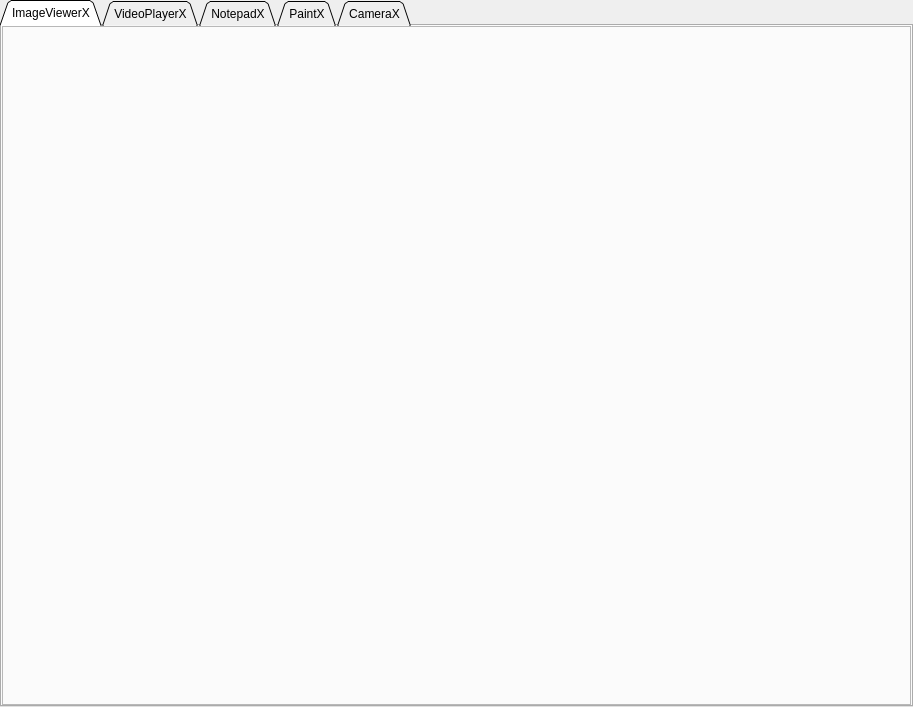
<?xml version="1.0" encoding="UTF-8"?>
<ui version="4.0">
 <class>PageTestClass</class>
 <widget class="QMainWindow" name="PageTestClass">
  <property name="geometry">
   <rect>
    <x>0</x>
    <y>0</y>
    <width>913</width>
    <height>707</height>
   </rect>
  </property>
  <property name="windowTitle">
   <string>PageTest</string>
  </property>
  <widget class="QWidget" name="centralWidget">
   <layout class="QHBoxLayout" name="horizontalLayout">
    <property name="spacing">
     <number>0</number>
    </property>
    <property name="leftMargin">
     <number>0</number>
    </property>
    <property name="topMargin">
     <number>0</number>
    </property>
    <property name="rightMargin">
     <number>0</number>
    </property>
    <property name="bottomMargin">
     <number>0</number>
    </property>
    <item>
     <widget class="QTabWidget" name="tabWidget">
      <property name="tabShape">
       <enum>QTabWidget::Triangular</enum>
      </property>
      <property name="currentIndex">
       <number>0</number>
      </property>
      <widget class="QWidget" name="tabImageViewer">
       <attribute name="title">
        <string>ImageViewerX</string>
       </attribute>
       <layout class="QVBoxLayout" name="verticalLayout_3">
        <property name="spacing">
         <number>0</number>
        </property>
        <property name="leftMargin">
         <number>0</number>
        </property>
        <property name="topMargin">
         <number>0</number>
        </property>
        <property name="rightMargin">
         <number>0</number>
        </property>
        <property name="bottomMargin">
         <number>0</number>
        </property>
        <item>
         <widget class="QFrame" name="frameImageViewer">
          <property name="frameShape">
           <enum>QFrame::StyledPanel</enum>
          </property>
          <property name="frameShadow">
           <enum>QFrame::Raised</enum>
          </property>
          <layout class="QVBoxLayout" name="verticalLayout_8">
           <property name="spacing">
            <number>0</number>
           </property>
           <property name="leftMargin">
            <number>0</number>
           </property>
           <property name="topMargin">
            <number>0</number>
           </property>
           <property name="rightMargin">
            <number>0</number>
           </property>
           <property name="bottomMargin">
            <number>0</number>
           </property>
           <item>
            <layout class="QVBoxLayout" name="layoutImageViewer">
             <property name="spacing">
              <number>0</number>
             </property>
            </layout>
           </item>
          </layout>
         </widget>
        </item>
       </layout>
      </widget>
      <widget class="QWidget" name="tabVideoPlayer">
       <attribute name="title">
        <string>VideoPlayerX</string>
       </attribute>
       <layout class="QVBoxLayout" name="verticalLayout">
        <item>
         <widget class="QFrame" name="frameVideoPlayer">
          <property name="frameShape">
           <enum>QFrame::StyledPanel</enum>
          </property>
          <property name="frameShadow">
           <enum>QFrame::Raised</enum>
          </property>
          <layout class="QVBoxLayout" name="verticalLayout_9">
           <property name="spacing">
            <number>0</number>
           </property>
           <property name="leftMargin">
            <number>0</number>
           </property>
           <property name="topMargin">
            <number>0</number>
           </property>
           <property name="rightMargin">
            <number>0</number>
           </property>
           <property name="bottomMargin">
            <number>0</number>
           </property>
           <item>
            <layout class="QVBoxLayout" name="layoutVideoPlayer">
             <property name="spacing">
              <number>0</number>
             </property>
            </layout>
           </item>
          </layout>
         </widget>
        </item>
       </layout>
      </widget>
      <widget class="QWidget" name="tabNotepad">
       <attribute name="title">
        <string>NotepadX</string>
       </attribute>
       <layout class="QVBoxLayout" name="verticalLayout_4">
        <item>
         <widget class="QFrame" name="frameNotepad">
          <property name="frameShape">
           <enum>QFrame::StyledPanel</enum>
          </property>
          <property name="frameShadow">
           <enum>QFrame::Raised</enum>
          </property>
          <layout class="QVBoxLayout" name="verticalLayout_10">
           <property name="spacing">
            <number>0</number>
           </property>
           <property name="leftMargin">
            <number>0</number>
           </property>
           <property name="topMargin">
            <number>0</number>
           </property>
           <property name="rightMargin">
            <number>0</number>
           </property>
           <property name="bottomMargin">
            <number>0</number>
           </property>
           <item>
            <layout class="QVBoxLayout" name="layoutNotepad">
             <property name="spacing">
              <number>0</number>
             </property>
            </layout>
           </item>
          </layout>
         </widget>
        </item>
       </layout>
      </widget>
      <widget class="QWidget" name="tabPaint">
       <attribute name="title">
        <string>PaintX</string>
       </attribute>
       <layout class="QVBoxLayout" name="verticalLayout_5">
        <item>
         <widget class="QFrame" name="framePaint">
          <property name="frameShape">
           <enum>QFrame::StyledPanel</enum>
          </property>
          <property name="frameShadow">
           <enum>QFrame::Raised</enum>
          </property>
          <layout class="QVBoxLayout" name="verticalLayout_7">
           <property name="spacing">
            <number>0</number>
           </property>
           <property name="leftMargin">
            <number>0</number>
           </property>
           <property name="topMargin">
            <number>0</number>
           </property>
           <property name="rightMargin">
            <number>0</number>
           </property>
           <property name="bottomMargin">
            <number>0</number>
           </property>
           <item>
            <layout class="QVBoxLayout" name="layoutPaint">
             <property name="spacing">
              <number>0</number>
             </property>
            </layout>
           </item>
          </layout>
         </widget>
        </item>
       </layout>
      </widget>
      <widget class="QWidget" name="tabCamera">
       <attribute name="title">
        <string>CameraX</string>
       </attribute>
       <layout class="QVBoxLayout" name="verticalLayout_2">
        <item>
         <widget class="QFrame" name="frameCamera">
          <property name="frameShape">
           <enum>QFrame::StyledPanel</enum>
          </property>
          <property name="frameShadow">
           <enum>QFrame::Raised</enum>
          </property>
          <layout class="QVBoxLayout" name="verticalLayout_11">
           <property name="spacing">
            <number>0</number>
           </property>
           <property name="leftMargin">
            <number>0</number>
           </property>
           <property name="topMargin">
            <number>0</number>
           </property>
           <property name="rightMargin">
            <number>0</number>
           </property>
           <property name="bottomMargin">
            <number>0</number>
           </property>
           <item>
            <layout class="QVBoxLayout" name="layoutCamera"/>
           </item>
          </layout>
         </widget>
        </item>
       </layout>
      </widget>
     </widget>
    </item>
   </layout>
  </widget>
 </widget>
 <layoutdefault spacing="6" margin="11"/>
 <resources>
  <include location="PageTest.qrc"/>
 </resources>
 <connections/>
</ui>
